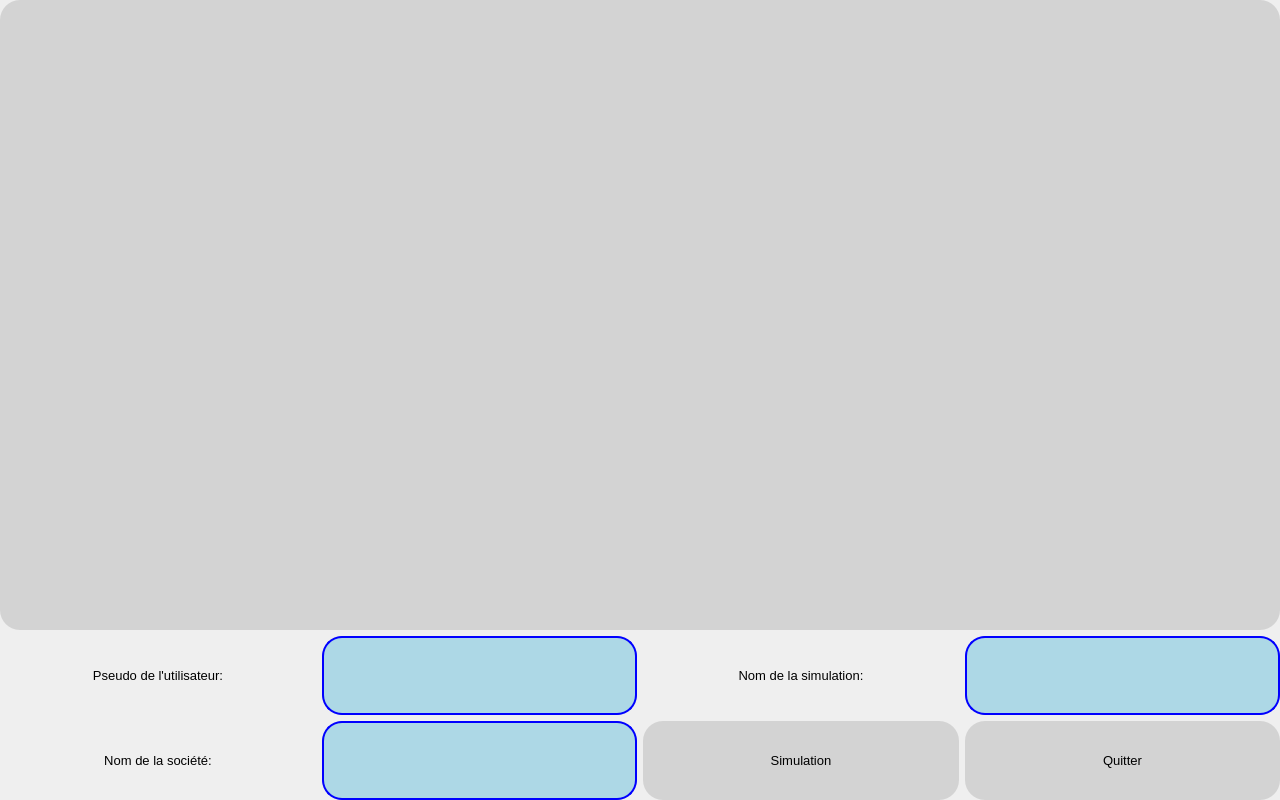
<?xml version="1.0" encoding="UTF-8"?>
<ui version="4.0">
 <class>dimensionement</class>
 <widget class="QWidget" name="dimensionement">
  <property name="geometry">
   <rect>
    <x>0</x>
    <y>0</y>
    <width>1280</width>
    <height>800</height>
   </rect>
  </property>
  <property name="maximumSize">
   <size>
    <width>1280</width>
    <height>803</height>
   </size>
  </property>
  <property name="font">
   <font>
    <pointsize>14</pointsize>
   </font>
  </property>
  <property name="windowTitle">
   <string>Form</string>
  </property>
  <layout class="QVBoxLayout" name="verticalLayout_2" stretch="80,10,10">
   <property name="margin">
    <number>0</number>
   </property>
   <item>
    <layout class="QVBoxLayout" name="verticalLayout_3">
     <property name="spacing">
      <number>0</number>
     </property>
     <item>
      <widget class="QLabel" name="label">
       <property name="maximumSize">
        <size>
         <width>1280</width>
         <height>800</height>
        </size>
       </property>
       <property name="styleSheet">
        <string notr="true">QLabel{
	border-radius: 20px;
	background-color: lightgray}</string>
       </property>
       <property name="text">
        <string/>
       </property>
       <property name="pixmap">
        <pixmap resource="image.qrc">:/images/dirigeable2.png</pixmap>
       </property>
       <property name="scaledContents">
        <bool>true</bool>
       </property>
       <property name="alignment">
        <set>Qt::AlignJustify|Qt::AlignTop</set>
       </property>
      </widget>
     </item>
    </layout>
   </item>
   <item>
    <layout class="QHBoxLayout" name="horizontalLayout" stretch="25,25,25,25">
     <item>
      <layout class="QHBoxLayout" name="horizontalLayout_3">
       <item>
        <widget class="QLabel" name="label_3">
         <property name="font">
          <font>
           <pointsize>10</pointsize>
          </font>
         </property>
         <property name="text">
          <string>Pseudo de l'utilisateur:</string>
         </property>
         <property name="alignment">
          <set>Qt::AlignCenter</set>
         </property>
        </widget>
       </item>
      </layout>
     </item>
     <item>
      <layout class="QHBoxLayout" name="horizontalLayout_6">
       <item>
        <widget class="QLineEdit" name="lineEdit_pseudo">
         <property name="maximumSize">
          <size>
           <width>1280</width>
           <height>800</height>
          </size>
         </property>
         <property name="acceptDrops">
          <bool>false</bool>
         </property>
         <property name="styleSheet">
          <string notr="true">QLineEdit {
     border: 2px solid blue;
     border-radius: 20px;
     padding: 0 8px;
     background: lightblue;
     selection-background-color: darkgray;
 }</string>
         </property>
        </widget>
       </item>
      </layout>
     </item>
     <item>
      <layout class="QHBoxLayout" name="horizontalLayout_5">
       <item>
        <widget class="QLabel" name="label_2">
         <property name="font">
          <font>
           <pointsize>10</pointsize>
          </font>
         </property>
         <property name="text">
          <string>Nom de la simulation:</string>
         </property>
         <property name="alignment">
          <set>Qt::AlignCenter</set>
         </property>
        </widget>
       </item>
      </layout>
     </item>
     <item>
      <layout class="QHBoxLayout" name="horizontalLayout_2">
       <item>
        <widget class="QLineEdit" name="lineEdit_simulation">
         <property name="maximumSize">
          <size>
           <width>1280</width>
           <height>800</height>
          </size>
         </property>
         <property name="styleSheet">
          <string notr="true">QLineEdit {
     border: 2px solid blue;
     border-radius: 20px;
     padding: 0 8px;
     background: lightblue;
     selection-background-color: darkgray;
 }</string>
         </property>
        </widget>
       </item>
      </layout>
     </item>
    </layout>
   </item>
   <item>
    <layout class="QHBoxLayout" name="horizontalLayout_4" stretch="25,25,25,25">
     <item>
      <layout class="QHBoxLayout" name="horizontalLayout_10">
       <item>
        <widget class="QLabel" name="label_4">
         <property name="font">
          <font>
           <pointsize>10</pointsize>
          </font>
         </property>
         <property name="text">
          <string>Nom de la société:</string>
         </property>
         <property name="alignment">
          <set>Qt::AlignCenter</set>
         </property>
        </widget>
       </item>
      </layout>
     </item>
     <item>
      <layout class="QHBoxLayout" name="horizontalLayout_9" stretch="0">
       <item>
        <widget class="QLineEdit" name="lineEdit_societe">
         <property name="maximumSize">
          <size>
           <width>1280</width>
           <height>800</height>
          </size>
         </property>
         <property name="styleSheet">
          <string notr="true">QLineEdit {
     border: 2px solid blue;
     border-radius: 20px;
     padding: 0 8px;
     background: lightblue;
     selection-background-color: darkgray;
 }</string>
         </property>
        </widget>
       </item>
      </layout>
     </item>
     <item>
      <layout class="QHBoxLayout" name="horizontalLayout_11">
       <item>
        <widget class="QPushButton" name="pushButton">
         <property name="minimumSize">
          <size>
           <width>0</width>
           <height>0</height>
          </size>
         </property>
         <property name="maximumSize">
          <size>
           <width>1280</width>
           <height>800</height>
          </size>
         </property>
         <property name="font">
          <font>
           <pointsize>10</pointsize>
          </font>
         </property>
         <property name="autoFillBackground">
          <bool>false</bool>
         </property>
         <property name="styleSheet">
          <string notr="true">QPushButton{
	border-radius: 20px;
	background-color: lightgray}</string>
         </property>
         <property name="text">
          <string>Simulation</string>
         </property>
         <property name="checkable">
          <bool>false</bool>
         </property>
        </widget>
       </item>
      </layout>
     </item>
     <item>
      <layout class="QHBoxLayout" name="horizontalLayout_8">
       <item>
        <layout class="QHBoxLayout" name="horizontalLayout_7">
         <item>
          <widget class="QPushButton" name="pushButton_2">
           <property name="minimumSize">
            <size>
             <width>0</width>
             <height>0</height>
            </size>
           </property>
           <property name="maximumSize">
            <size>
             <width>1280</width>
             <height>800</height>
            </size>
           </property>
           <property name="font">
            <font>
             <pointsize>10</pointsize>
            </font>
           </property>
           <property name="autoFillBackground">
            <bool>false</bool>
           </property>
           <property name="styleSheet">
            <string notr="true">QPushButton{
	border-radius: 20px;
	background-color: lightgray}</string>
           </property>
           <property name="text">
            <string>Quitter</string>
           </property>
          </widget>
         </item>
        </layout>
       </item>
      </layout>
     </item>
    </layout>
   </item>
  </layout>
 </widget>
 <resources>
  <include location="image.qrc"/>
 </resources>
 <connections/>
</ui>
